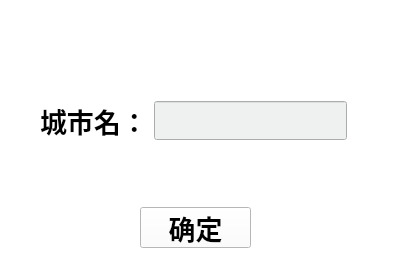
<?xml version="1.0" encoding="UTF-8"?>
<ui version="4.0">
 <class>ChildWindow</class>
 <widget class="QWidget" name="ChildWindow">
  <property name="geometry">
   <rect>
    <x>0</x>
    <y>0</y>
    <width>400</width>
    <height>265</height>
   </rect>
  </property>
  <property name="sizePolicy">
   <sizepolicy hsizetype="Fixed" vsizetype="Fixed">
    <horstretch>0</horstretch>
    <verstretch>0</verstretch>
   </sizepolicy>
  </property>
  <property name="windowTitle">
   <string>Form</string>
  </property>
  <property name="styleSheet">
   <string notr="true">color: rgb(0, 0, 0);
background-color: rgb(255, 255, 255);</string>
  </property>
  <widget class="QPushButton" name="sureBtn">
   <property name="geometry">
    <rect>
     <x>140</x>
     <y>207</y>
     <width>111</width>
     <height>41</height>
    </rect>
   </property>
   <property name="font">
    <font>
     <pointsize>20</pointsize>
     <bold>true</bold>
    </font>
   </property>
   <property name="text">
    <string>确定</string>
   </property>
  </widget>
  <widget class="QWidget" name="widget" native="true">
   <property name="geometry">
    <rect>
     <x>40</x>
     <y>95</y>
     <width>307</width>
     <height>51</height>
    </rect>
   </property>
   <layout class="QHBoxLayout" name="horizontalLayout">
    <item>
     <widget class="QLabel" name="label">
      <property name="font">
       <font>
        <pointsize>20</pointsize>
        <bold>true</bold>
       </font>
      </property>
      <property name="text">
       <string>城市名：</string>
      </property>
     </widget>
    </item>
    <item>
     <widget class="QLineEdit" name="targetEdit">
      <property name="font">
       <font>
        <pointsize>20</pointsize>
        <bold>true</bold>
       </font>
      </property>
      <property name="styleSheet">
       <string notr="true">background-color: rgb(239, 241, 241);</string>
      </property>
     </widget>
    </item>
   </layout>
  </widget>
 </widget>
 <resources/>
 <connections/>
</ui>
